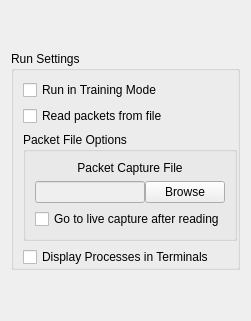
        <widget class="QWidget" name="runPage">
         <layout class="QVBoxLayout" name="runVBox">
          <item>
           <spacer name="runSettingsSpacer">
            <property name="orientation">
             <enum>Qt::Vertical</enum>
            </property>
            <property name="sizeHint" stdset="0">
             <size>
              <width>20</width>
              <height>40</height>
             </size>
            </property>
           </spacer>
          </item>
          <item>
           <widget class="QGroupBox" name="runSettingsGroupBox">
            <property name="title">
             <string>Run Settings</string>
            </property>
            <property name="flat">
             <bool>true</bool>
            </property>
            <layout class="QVBoxLayout" name="runSettingsVBox">
             <property name="rightMargin">
              <number>0</number>
             </property>
             <property name="bottomMargin">
              <number>0</number>
             </property>
             <item>
              <widget class="QCheckBox" name="trainingCheckBox">
               <property name="layoutDirection">
                <enum>Qt::LeftToRight</enum>
               </property>
               <property name="text">
                <string>Run in Training Mode</string>
               </property>
              </widget>
             </item>
             <item>
              <widget class="QCheckBox" name="pcapCheckBox">
               <property name="layoutDirection">
                <enum>Qt::LeftToRight</enum>
               </property>
               <property name="text">
                <string>Read packets from file</string>
               </property>
              </widget>
             </item>
             <item>
              <widget class="QGroupBox" name="pcapGroupBox">
               <property name="enabled">
                <bool>true</bool>
               </property>
               <property name="title">
                <string>Packet File Options</string>
               </property>
               <property name="flat">
                <bool>true</bool>
               </property>
               <layout class="QFormLayout" name="pcapFormBox">
                <item row="0" column="0" colspan="2">
                 <widget class="QLabel" name="pcapLabel">
                  <property name="sizePolicy">
                   <sizepolicy hsizetype="Preferred" vsizetype="Fixed">
                    <horstretch>0</horstretch>
                    <verstretch>0</verstretch>
                   </sizepolicy>
                  </property>
                  <property name="text">
                   <string>Packet Capture File</string>
                  </property>
                  <property name="alignment">
                   <set>Qt::AlignCenter</set>
                  </property>
                 </widget>
                </item>
                <item row="1" column="0" colspan="2">
                 <layout class="QHBoxLayout" name="pcapFileForm">
                  <property name="spacing">
                   <number>0</number>
                  </property>
                  <item>
                   <widget class="QLineEdit" name="pcapEdit">
                    <property name="enabled">
                     <bool>false</bool>
                    </property>
                   </widget>
                  </item>
                  <item>
                   <widget class="QPushButton" name="pcapButton">
                    <property name="text">
                     <string>Browse</string>
                    </property>
                   </widget>
                  </item>
                 </layout>
                </item>
                <item row="2" column="0" colspan="2">
                 <widget class="QCheckBox" name="liveCapCheckBox">
                  <property name="enabled">
                   <bool>true</bool>
                  </property>
                  <property name="layoutDirection">
                   <enum>Qt::LeftToRight</enum>
                  </property>
                  <property name="text">
                   <string>Go to live capture after reading</string>
                  </property>
                 </widget>
                </item>
               </layout>
              </widget>
             </item>
             <item>
              <widget class="QCheckBox" name="terminalCheckBox">
               <property name="layoutDirection">
                <enum>Qt::LeftToRight</enum>
               </property>
               <property name="text">
                <string>Display Processes in Terminals</string>
               </property>
              </widget>
             </item>
            </layout>
           </widget>
          </item>
          <item>
           <spacer name="runSettingsSpacer_2">
            <property name="orientation">
             <enum>Qt::Vertical</enum>
            </property>
            <property name="sizeHint" stdset="0">
             <size>
              <width>20</width>
              <height>40</height>
             </size>
            </property>
           </spacer>
          </item>
         </layout>
        </widget>
